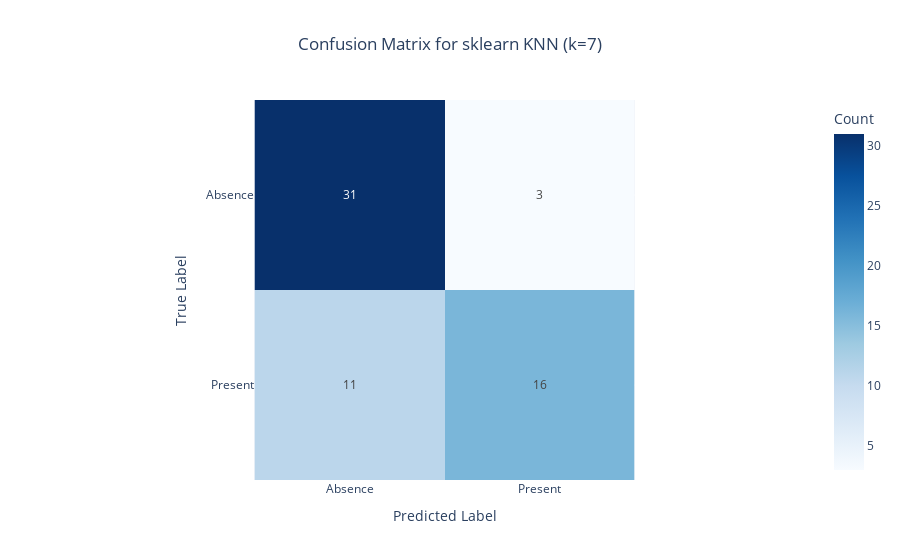

Notebook code cell kept with this figure:
### Markdown cell above
## Confusion matrix for sklearn KNN for HW point 7

### Code cell
import plotly.express as px
import pandas as pd
from sklearn.metrics import confusion_matrix
from sklearn.neighbors import KNeighborsClassifier

training, training_labels = prepare_samples("training.txt")
test, test_labels = prepare_samples("test.txt")

knn = KNeighborsClassifier(n_neighbors=best_k_value, p=1)
knn.fit(training, training_labels)
predictions = knn.predict(test)
accuracy = accuracy_score(test_labels,predictions)
print(accuracy)

labels = ["Absence", "Present"]
cm = confusion_matrix(test_labels, predictions, labels=labels)

fig = px.imshow(cm,
                labels=dict(x="Predicted Label", y="True Label", color="Count"),
                x=labels,
                y=labels,
                text_auto=True,
                color_continuous_scale='Blues',
                title=f"Confusion Matrix for sklearn KNN (k={best_k_value})")

fig.update_layout(title_x=0.5)
fig.show()

### Figure 1 — Plotly figure (JSON) as saved in the notebook; plotly's stock layout.template omitted (floating-point values rounded to 4 significant figures)
{"data": [{"coloraxis": "coloraxis", "hovertemplate": "Predicted Label: %{x}<br>True Label: %{y}<br>Count: %{z}<extra></extra>", "name": "0", "texttemplate": "%{z}", "type": "heatmap", "x": ["Absence", "Present"], "xaxis": "x", "y": ["Absence", "Present"], "yaxis": "y", "z": [[31, 3], [11, 16]]}], "layout": {"coloraxis": {"colorbar": {"title": {"text": "Count"}}, "colorscale": [[0, "rgb(247,251,255)"], [0.125, "rgb(222,235,247)"], [0.25, "rgb(198,219,239)"], [0.375, "rgb(158,202,225)"], [0.5, "rgb(107,174,214)"], [0.625, "rgb(66,146,198)"], [0.75, "rgb(33,113,181)"], [0.875, "rgb(8,81,156)"], [1, "rgb(8,48,107)"]]}, "title": {"text": "Confusion Matrix for sklearn KNN (k=7)", "x": 0.5}, "xaxis": {"anchor": "y", "constrain": "domain", "domain": [0, 1], "scaleanchor": "y", "title": {"text": "Predicted Label"}}, "yaxis": {"anchor": "x", "autorange": "reversed", "constrain": "domain", "domain": [0, 1], "title": {"text": "True Label"}}}}
